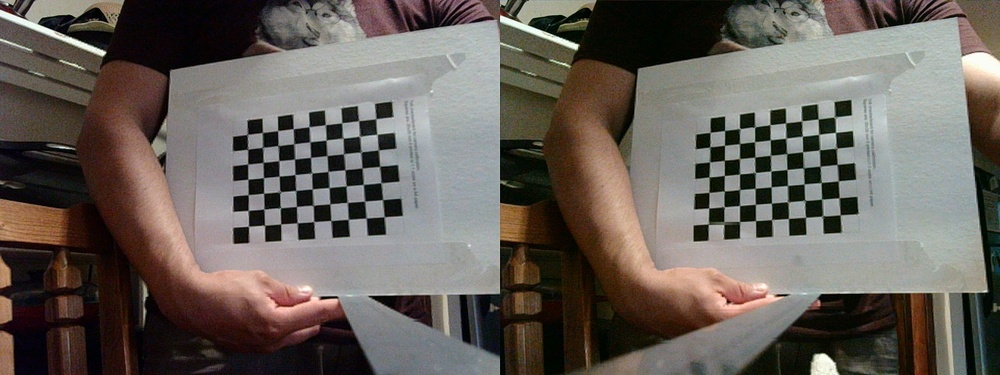
#> input picture images/calibragechessboard1.jpg, 1000 x 375 px, shrunk from 2560 x 960 before the run, found by its file name
$ python hello.py ../images/calibragechessboard1.jpg
#> lines starting #> are read from the running program, lines starting #| are printed output that depends on the picture; after the words box and inside, x2 and y2 are one past the last pixel; in counts of white or black regions, pixels touching at a corner belong together

# pip install numpy
# pip install opencv-python
import numpy as np
import cv2 as cv
import sys
from matplotlib import pyplot as plt


def PrintHello():
    print("go fuck yourself")

def Calibrationnage():
    chessboard = cv.imread("images/calibragechessboard1.jpg",0)
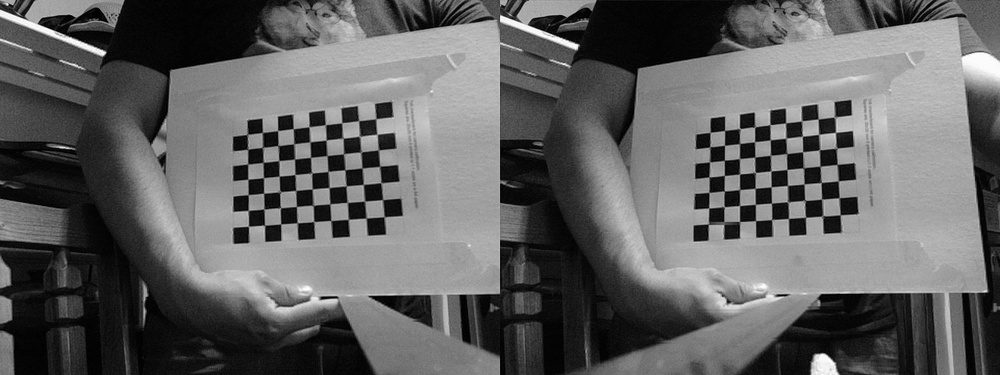
#> chessboard: shape (375, 1000); min 0, max 255, mean 97.6
    moitier = len(chessboard[0])/2
#> moitier = 500
    chessboardG = chessboard[:,:int(moitier)]
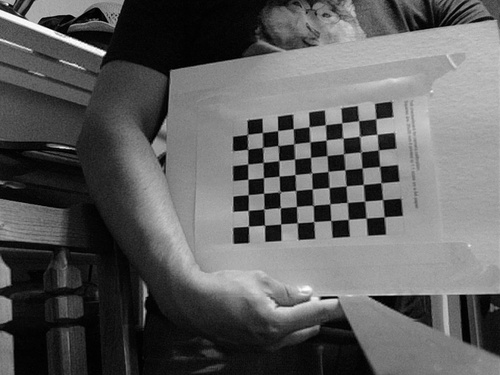
#> chessboardG: shape (375, 500); min 0, max 255, mean 94.3
    chessboardD = chessboard[:,int(moitier):]
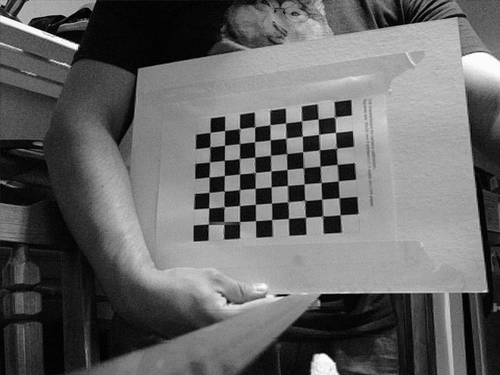
#> chessboardD: shape (375, 500); min 0, max 255, mean 101

    trouveG, coinsG = cv.findChessboardCorners(chessboardG, (7,9), None)
#> trouveG = True; coinsG = 63 rows, first 8: [375.9, 118.7], [377.1, 134.3], [378.2, 150], [379.6, 166.4], [380.7, 182.7], [382.5, 199.5], [384.2, 216.9], [358.7, 120.6]
    cv.drawChessboardCorners(chessboardG, (7,9), coinsG, trouveG)
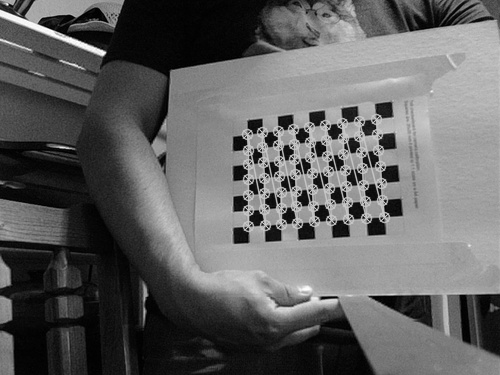
#> chessboardG: shape (375, 500); 4.9% of pixels changed, all inside (x1, y1, x2, y2) = (241, 113, 391, 233)
    trouveD, coinsD = cv.findChessboardCorners(chessboardD, (7,9), None)
#> trouveD = True; coinsD = 63 rows, first 8: [333.8, 117.2], [335.5, 132.4], [337.3, 148], [337, 164.4], [338.4, 180.9], [338.9, 197.7], [340.2, 214.7], [318.1, 118.8]
    cv.drawChessboardCorners(chessboardD, (7,9), coinsD, trouveD)
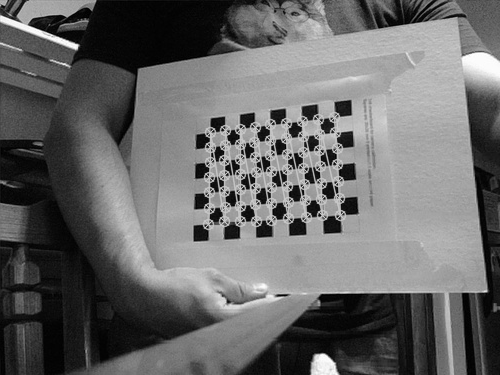
#> chessboardD: shape (375, 500); 4.84% of pixels changed, all inside (x1, y1, x2, y2) = (202, 111, 347, 231)

    # 3D coordinates of chessboard points


    points_scene = []
    points_imageG = []
    points_imageD = []

#> (the run stopped early here; a loop or call above may not have finished)

$ run again, with images/WIN_20210722_20_04_39_Pro.jpg copied over images/calibragechessboard1.jpg
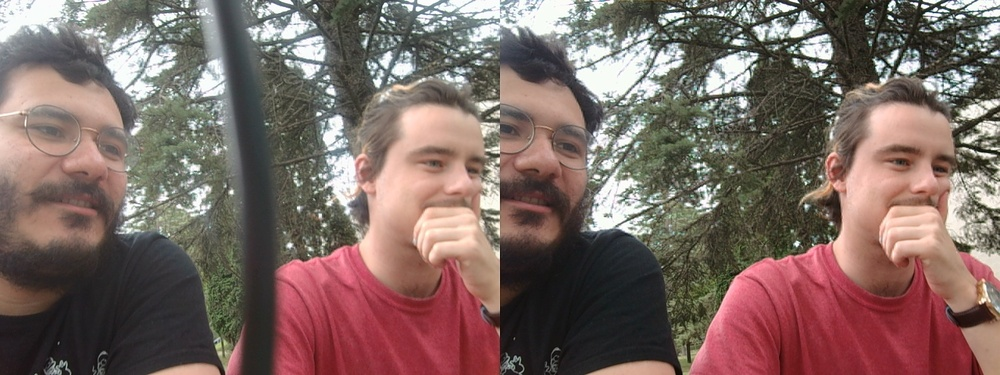
#> input picture images/WIN_20210722_20_04_39_Pro.jpg, 1000 x 375 px, shrunk from 2560 x 960 before the run, found by its file name
#> in Calibrationnage, `chessboard = cv.imread("images/calibragechessboard1.jpg",0)`:
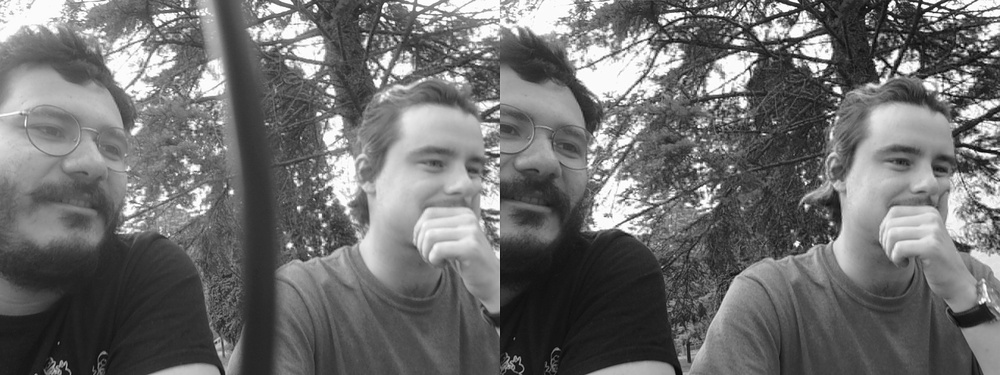
#> chessboard: shape (375, 1000); min 3, max 255, mean 110.1
#> moitier = 500
#> in Calibrationnage, `chessboardD = chessboard[:,int(moitier):]`:
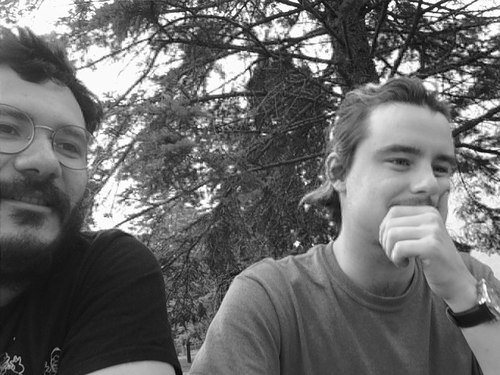
#> chessboardD: shape (375, 500); min 3, max 255, mean 105.1
#> trouveG = False; coinsG = None
#> trouveD = False; coinsD = None
